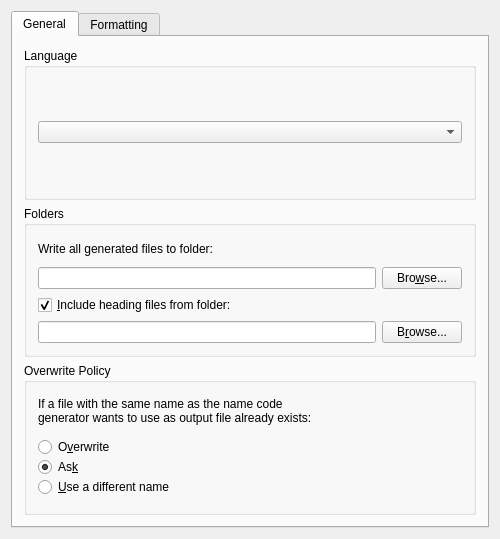
<ui version="4.0" >
 <class>CodeGenOptionsPage</class>
 <widget class="QWidget" name="CodeGenOptionsPage" >
  <property name="geometry" >
   <rect>
    <x>0</x>
    <y>0</y>
    <width>500</width>
    <height>539</height>
   </rect>
  </property>
  <property name="sizePolicy" >
   <sizepolicy vsizetype="MinimumExpanding" hsizetype="MinimumExpanding" >
    <horstretch>0</horstretch>
    <verstretch>0</verstretch>
   </sizepolicy>
  </property>
  <property name="windowTitle" >
   <string>Code Generation Options</string>
  </property>
  <layout class="QVBoxLayout" >
   <item>
    <widget class="QTabWidget" name="ui_tabWidgetMain" >
     <property name="enabled" >
      <bool>true</bool>
     </property>
     <property name="sizePolicy" >
      <sizepolicy vsizetype="Preferred" hsizetype="Preferred" >
       <horstretch>0</horstretch>
       <verstretch>0</verstretch>
      </sizepolicy>
     </property>
     <property name="currentIndex" >
      <number>0</number>
     </property>
     <widget class="QWidget" name="ui_tabGeneral" >
      <attribute name="title" >
       <string>General</string>
      </attribute>
      <layout class="QVBoxLayout" >
       <item>
        <layout class="QVBoxLayout" >
         <item>
          <widget class="QGroupBox" name="ui_groupBoxLanguage" >
           <property name="sizePolicy" >
            <sizepolicy vsizetype="Preferred" hsizetype="Preferred" >
             <horstretch>0</horstretch>
             <verstretch>0</verstretch>
            </sizepolicy>
           </property>
           <property name="title" >
            <string>Language</string>
           </property>
           <layout class="QVBoxLayout" >
            <item>
             <widget class="KComboBox" name="ui_SelectLanguageBox" />
            </item>
           </layout>
          </widget>
         </item>
         <item>
          <widget class="QGroupBox" name="ui_groupBoxFolders" >
           <property name="sizePolicy" >
            <sizepolicy vsizetype="Preferred" hsizetype="Preferred" >
             <horstretch>0</horstretch>
             <verstretch>0</verstretch>
            </sizepolicy>
           </property>
           <property name="title" >
            <string>Folders</string>
           </property>
           <layout class="QVBoxLayout" >
            <item>
             <widget class="QLabel" name="ui_textLabelFolder" >
              <property name="text" >
               <string>Write all generated files to folder:</string>
              </property>
              <property name="wordWrap" >
               <bool>false</bool>
              </property>
             </widget>
            </item>
            <item>
             <layout class="QHBoxLayout" >
              <item>
               <widget class="KLineEdit" name="ui_outputDir" >
                <property name="whatsThis" >
                 <string>Files generated by Code Generator will be written to this folder</string>
                </property>
               </widget>
              </item>
              <item>
               <widget class="QPushButton" name="ui_browseOutput" >
                <property name="text" >
                 <string>Bro&amp;wse...</string>
                </property>
               </widget>
              </item>
             </layout>
            </item>
            <item>
             <widget class="QCheckBox" name="ui_includeHeadings" >
              <property name="text" >
               <string>&amp;Include heading files from folder:</string>
              </property>
              <property name="checked" >
               <bool>true</bool>
              </property>
             </widget>
            </item>
            <item>
             <layout class="QHBoxLayout" >
              <item>
               <widget class="KLineEdit" name="ui_headingsDir" >
                <property name="whatsThis" >
                 <string>Files in this folder will be used as heading files in the generated code</string>
                </property>
               </widget>
              </item>
              <item>
               <widget class="QPushButton" name="ui_browseHeadings" >
                <property name="text" >
                 <string>B&amp;rowse...</string>
                </property>
               </widget>
              </item>
             </layout>
            </item>
           </layout>
          </widget>
         </item>
         <item>
          <widget class="QGroupBox" name="ui_groupBoxOverwritePolicy" >
           <property name="title" >
            <string>Overwrite Policy</string>
           </property>
           <layout class="QVBoxLayout" >
            <item>
             <widget class="QLabel" name="ui_textLabelOverwritePolicy" >
              <property name="text" >
               <string>If a file with the same name as the name code 
generator wants to use as output file already exists:</string>
              </property>
              <property name="wordWrap" >
               <bool>false</bool>
              </property>
             </widget>
            </item>
            <item>
             <layout class="QVBoxLayout" >
              <property name="spacing" >
               <number>0</number>
              </property>
              <property name="leftMargin" >
               <number>0</number>
              </property>
              <property name="topMargin" >
               <number>4</number>
              </property>
              <property name="bottomMargin" >
               <number>4</number>
              </property>
              <item>
               <widget class="QRadioButton" name="ui_radioButtonOverwrite" >
                <property name="whatsThis" >
                 <string>Overwrite existing files if they exist in the destination folder</string>
                </property>
                <property name="text" >
                 <string>O&amp;verwrite</string>
                </property>
               </widget>
              </item>
              <item>
               <widget class="QRadioButton" name="ui_radioButtonAsk" >
                <property name="whatsThis" >
                 <string>If a file with the same name already exists, ask what to do</string>
                </property>
                <property name="text" >
                 <string>As&amp;k</string>
                </property>
                <property name="checked" >
                 <bool>true</bool>
                </property>
               </widget>
              </item>
              <item>
               <widget class="QRadioButton" name="ui_radioButtonChangeName" >
                <property name="whatsThis" >
                 <string>If a file already exists in the destination folder, select a different name to use by adding a suffix to the file name</string>
                </property>
                <property name="text" >
                 <string>&amp;Use a different name</string>
                </property>
               </widget>
              </item>
             </layout>
            </item>
           </layout>
          </widget>
         </item>
        </layout>
       </item>
      </layout>
     </widget>
     <widget class="QWidget" name="ui_tabFormatting" >
      <attribute name="title" >
       <string>Formatting</string>
      </attribute>
      <layout class="QGridLayout" >
       <item row="0" column="0" >
        <layout class="QGridLayout" >
         <item row="0" column="0" >
          <widget class="QGroupBox" name="ui_groupBoxComment" >
           <property name="title" >
            <string>Comment Verbosity</string>
           </property>
           <layout class="QVBoxLayout" >
            <item>
             <widget class="QCheckBox" name="ui_forceDoc" >
              <property name="whatsThis" >
               <string>Write comments &amp;for class and method documentation even if empty</string>
              </property>
              <property name="text" >
               <string>&amp;Write documentation comments even if empty</string>
              </property>
             </widget>
            </item>
            <item>
             <widget class="QCheckBox" name="ui_forceSections" >
              <property name="whatsThis" >
               <string>Writes comments to indicate the different sections (public, private etc) in a class, even if the sections are empty</string>
              </property>
              <property name="text" >
               <string>Write comments &amp;for sections even if section 
is empty</string>
              </property>
             </widget>
            </item>
           </layout>
          </widget>
         </item>
         <item row="1" column="0" >
          <widget class="QGroupBox" name="ui_groupBoxLines" >
           <property name="title" >
            <string>Lines</string>
           </property>
           <layout class="QVBoxLayout" >
            <item>
             <layout class="QHBoxLayout" >
              <item>
               <widget class="QLabel" name="ui_textLabelType" >
                <property name="text" >
                 <string>Indentation type:</string>
                </property>
                <property name="wordWrap" >
                 <bool>false</bool>
                </property>
               </widget>
              </item>
              <item>
               <widget class="KComboBox" name="ui_SelectIndentationTypeBox" >
                <item>
                 <property name="text" >
                  <string>No Indentation</string>
                 </property>
                </item>
                <item>
                 <property name="text" >
                  <string>Tab</string>
                 </property>
                </item>
                <item>
                 <property name="text" >
                  <string>Space</string>
                 </property>
                </item>
               </widget>
              </item>
             </layout>
            </item>
            <item>
             <layout class="QHBoxLayout" >
              <item>
               <widget class="QLabel" name="ui_textLabelAmount" >
                <property name="sizePolicy" >
                 <sizepolicy vsizetype="Fixed" hsizetype="Minimum" >
                  <horstretch>0</horstretch>
                  <verstretch>0</verstretch>
                 </sizepolicy>
                </property>
                <property name="text" >
                 <string>Indentation amount:</string>
                </property>
                <property name="wordWrap" >
                 <bool>false</bool>
                </property>
               </widget>
              </item>
              <item>
               <widget class="KIntNumInput" name="ui_SelectIndentationNumber" />
              </item>
             </layout>
            </item>
            <item>
             <layout class="QHBoxLayout" >
              <item>
               <widget class="QLabel" name="ui_textLabelStyle" >
                <property name="text" >
                 <string>Line ending style:</string>
                </property>
                <property name="wordWrap" >
                 <bool>false</bool>
                </property>
               </widget>
              </item>
              <item>
               <widget class="KComboBox" name="ui_SelectEndLineCharsBox" >
                <item>
                 <property name="text" >
                  <string>*NIX ("\n")</string>
                 </property>
                </item>
                <item>
                 <property name="text" >
                  <string>Windows ("\r\n")</string>
                 </property>
                </item>
                <item>
                 <property name="text" >
                  <string>Mac ("\r")</string>
                 </property>
                </item>
               </widget>
              </item>
             </layout>
            </item>
           </layout>
          </widget>
         </item>
        </layout>
       </item>
      </layout>
     </widget>
    </widget>
   </item>
  </layout>
 </widget>
 <layoutdefault spacing="6" margin="11" />
 <pixmapfunction>qPixmapFromMimeSource</pixmapfunction>
 <customwidgets>
  <customwidget>
   <class>KComboBox</class>
   <extends>QComboBox</extends>
   <header>kcombobox.h</header>
  </customwidget>
  <customwidget>
   <class>KIntNumInput</class>
   <extends>QWidget</extends>
   <header>knuminput.h</header>
  </customwidget>
  <customwidget>
   <class>KLineEdit</class>
   <extends>QLineEdit</extends>
   <header>klineedit.h</header>
  </customwidget>
 </customwidgets>
 <includes>
  <include location="local" >knuminput.h</include>
  <include location="local" >knuminput.h</include>
 </includes>
 <resources/>
 <connections/>
</ui>
